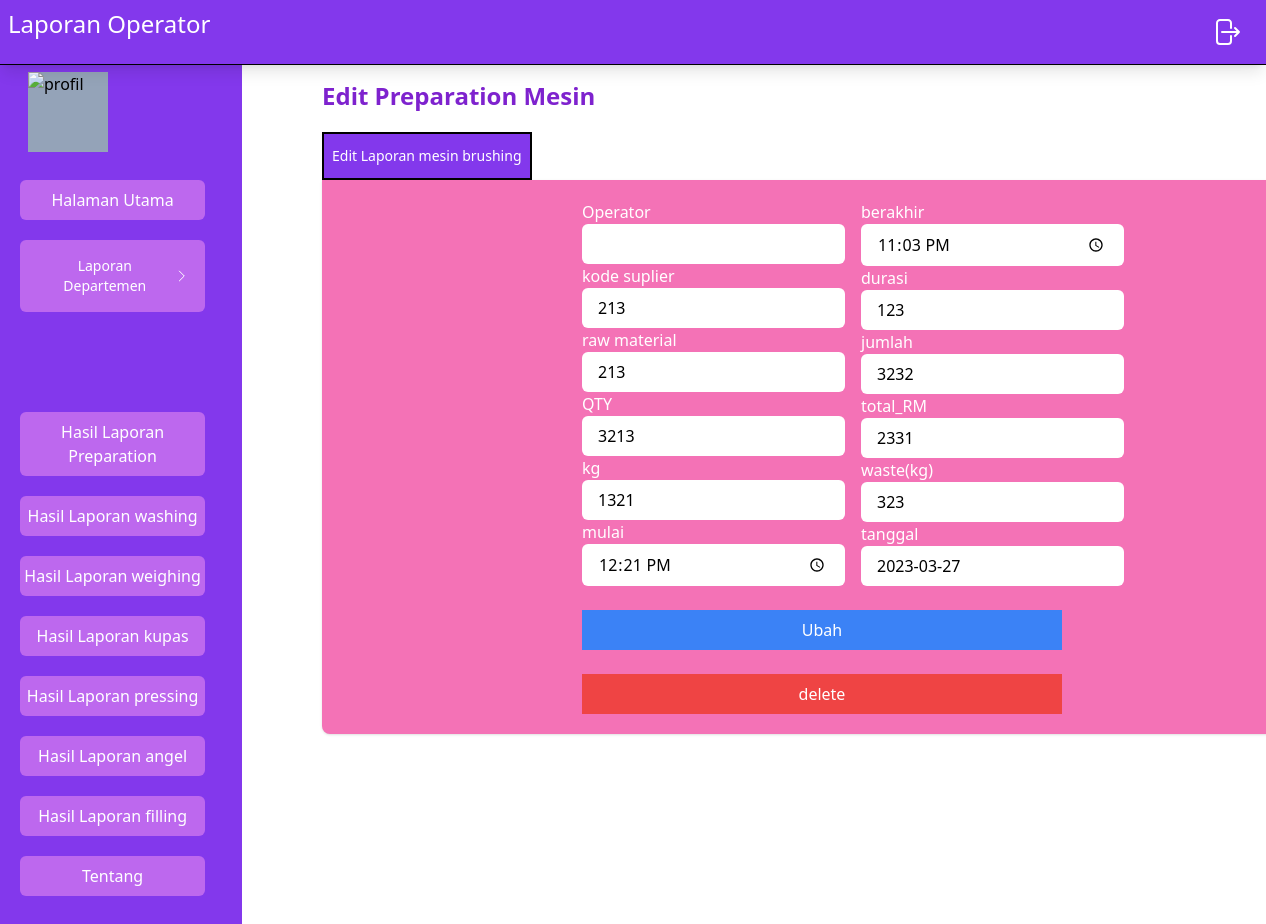
The app's page /src/Operator/edit-preparation/edit-preparation-mesin.php?p=2 with its own data.
### tables this page shows
CREATE TABLE `form_preparation_mesin_brushing` (
  `no_preparation` int NOT NULL,
  `operator` varchar(20) NOT NULL,
  `kode_supplier` char(5) NOT NULL,
  `raw_material` char(20) NOT NULL,
  `QTY` int NOT NULL,
  `kg` int NOT NULL,
  `mulai` time NOT NULL,
  `berakhir` time NOT NULL,
  `durasi` int NOT NULL,
  `jumlah` int NOT NULL,
  `total_RM` int NOT NULL,
  `waste(kg)` int NOT NULL,
  `tanggal` date NOT NULL
);

### src/Operator/edit-preparation/edit-preparation-mesin.php (the view, shortened to what this page needs)
<?php
    $idPreparation = $_GET["p"];
    include("../navbar.php");
    include("../../koneksi.php");
    $queryMesinBurshing = mysqli_query($con,"SELECT * FROM `form_preparation_mesin_brushing` where `no_preparation`=$idPreparation ");
    $dataMesin = mysqli_fetch_assoc($queryMesinBurshing);
?>
<!DOCTYPE html>
<html lang="en">
<head>
  <link rel="stylesheet" href="../../../dist/output.css" />
</head>
<body>
  <div>
    <div class="flex">
    <?php include("sidebar.php") ?>
      <div class="mainPage container mt-20 mx-auto w-fit  ">
        <h1 class="md:text-2xl ml-20 mb-5 text-purple-700 font-bold">
          Edit Preparation Mesin
        </h1>
        <div class="maincontainer ml-20 lg:w-[1000px] lg:h-[400px] container h-[300px] w-[600px]">
          <div class="inline">
            <ul class="flex">
              <li
                class="btnPassword  bg-[#8338EC] hover:bg-purple-400 hover:text-black text-white h-12 w-fit p-2 text-md border-2 border-black text-center items-center text-sm flex justify-center cursor-pointer">
                Edit Laporan mesin brushing
              </li>
            </ul>
          </div>
          <div class="bg-pink-400  w-fit rounded-b-lg  rounded-b-g shadow lg:h-fit lg:w-full flex  gap-2 items-center h-fit p-5">
            <section class="laporanMesin  w-full">
              <div class="mx-auto w-1/2">
                <form action="" method="post" class="flex flex-col gap-4">
                  <div class="flex flex-row gap-4">
                  <div>
                  <div class="flex flex-col text-white">
                    <label for="old">Operator</label>
                    <input readonly class="py-2 px-4 text-black rounded-md" type="text" name="operator" value="<?php echo $data["nama"] ?>">
                  </div>
                  <div class="flex flex-col text-white">
                    <label for="new">kode suplier</label>
                    <input class="py-2 px-4 text-black rounded-md" type="text" name="kode" value="<?php echo $dataMesin['kode_supplier']?>">
                  </div>
                  <div class="flex flex-col text-white">
                    <label for="new">raw material</label>
                    <input class="py-2 px-4 text-black rounded-md" type="text" name="raw" value="<?php echo $dataMesin['raw_material']?>">
                  </div>
                  <div class="flex flex-col text-white">
                    <label for="new">QTY</label>
                    <input type="text" class="py-2 px-4 text-black rounded-md"  name="qty" value="<?php echo $dataMesin['QTY']?>">
                  </div>
                  <div class="flex flex-col text-white">
                    <label for="new">kg</label>
                    <input class="py-2 px-4 text-black rounded-md" type="text" name="kg" value="<?php echo $dataMesin['kg']?>">
                  </div>
                  <div class="flex flex-col text-white">
                    <label for="new">mulai</label>
                    <input class="py-2 px-4 text-black rounded-md" type="time" name="mulai" value="<?php echo $dataMesin['mulai']?>">
                  </div>
                  </div>
                  <div>
                  <div class="flex flex-col text-white">
                    <label for="old">berakhir</label>
                    <input class="py-2 px-4 text-black rounded-md" type="time" name="berakhir" value="<?php echo $dataMesin['berakhir']?>">
                  </div>
                  <div class="flex flex-col text-white">
                    <label for="new">durasi</label>
                    <input class="py-2 px-4 text-black rounded-md" type="number" name="durasi" value="<?php echo $dataMesin['durasi']?>">
                  </div>
                  <div class="flex flex-col text-white">
                    <label for="new">jumlah</label>
                    <input type="number" class="py-2 px-4 text-black rounded-md" type="text" name="jumlah" value="<?php echo $dataMesin['jumlah']?>">
                  </div>
                  <div class="flex flex-col text-white">
                    <label for="new">total_RM</label>
                    <input type="number" class="py-2 px-4 text-black rounded-md"  name="totalRm" value="<?php echo $dataMesin['total_RM']?>">
                  </div>
                  <div class="flex flex-col text-white">
                    <label for="new">waste(kg)</label>
                    <input class="py-2 px-4 text-black rounded-md" type="text" name="waste" value="<?php echo $dataMesin['waste(kg)']?>">
                  </div>
                  <div class="flex flex-col text-white">
                    <label for="new">tanggal</label>
                    <input class="py-2 px-4 text-black rounded-md" type="text" name="tgl" value="<?php echo date("Y-m-d") ?>">
                  </div>
                </div>
                  </div>
                <button name="btn-mesin" class=" w-full mt-2 py-2 px-4 text-white bg-blue-500">Ubah</button>
                <button name="btn-delete" class=" w-full mt-2 py-2 px-4 text-white bg-red-500">delete</button>
                </form>
              </div>
            </section>
          </div>
        </div>
      </div>
    </div>
  </div>
</body>
</html>

### records on screen
form_preparation_mesin_brushing: kode "213", raw "213", qty "3213", kg "1321", mulai "12:21:00", berakhir "23:03:00", durasi "123", jumlah "3232", totalRm "2331", waste "323"
